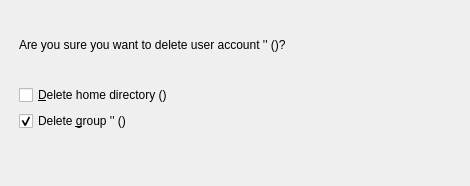
<ui version="4.0" >
 <class>Dialog</class>
 <widget class="QDialog" name="Dialog" >
  <property name="windowModality" >
   <enum>Qt::NonModal</enum>
  </property>
  <property name="geometry" >
   <rect>
    <x>0</x>
    <y>0</y>
    <width>470</width>
    <height>186</height>
   </rect>
  </property>
  <property name="sizePolicy" >
   <sizepolicy vsizetype="Preferred" hsizetype="Preferred" >
    <horstretch>0</horstretch>
    <verstretch>0</verstretch>
   </sizepolicy>
  </property>
  <property name="windowTitle" >
   <string>Dialog</string>
  </property>
  <widget class="QWidget" name="verticalLayoutWidget" >
   <property name="geometry" >
    <rect>
     <x>19</x>
     <y>10</y>
     <width>431</width>
     <height>121</height>
    </rect>
   </property>
   <layout class="QVBoxLayout" name="verticalLayout" >
    <item>
     <widget class="QLabel" name="usernamelabel" >
      <property name="text" >
       <string>Are you sure you want to delete user account '' ()?</string>
      </property>
      <property name="scaledContents" >
       <bool>false</bool>
      </property>
      <property name="alignment" >
       <set>Qt::AlignLeading|Qt::AlignLeft|Qt::AlignVCenter</set>
      </property>
     </widget>
    </item>
    <item>
     <widget class="QCheckBox" name="deletedirectorycheckbox" >
      <property name="text" >
       <string>&amp;Delete home directory ()</string>
      </property>
     </widget>
    </item>
    <item>
     <widget class="QCheckBox" name="deletegroupcheckbox" >
      <property name="text" >
       <string>Delete &amp;group '' ()</string>
      </property>
      <property name="checked" >
       <bool>true</bool>
      </property>
     </widget>
    </item>
   </layout>
  </widget>
 </widget>
 <resources/>
 <connections/>
</ui>
